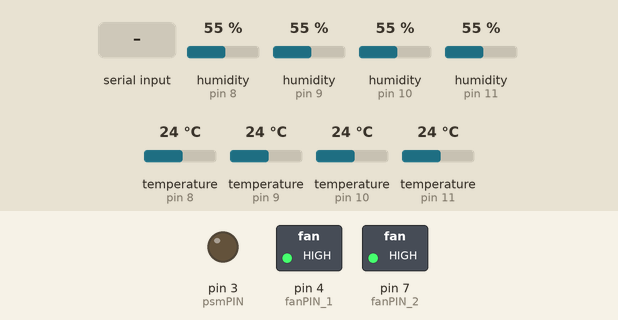
This sketch was run on a simulated Arduino Uno, built with avr-gcc and run on an emulated ATmega328P. On the bench: switched loads named in the sketch (green lamp = pin HIGH), output pins drawn as LEDs (lit = HIGH). The inputs (shaded band) are chosen by the test bench; at power-on: temperature (sensors on pin 11, pin 8, pin 9, pin 10) 24 °C, humidity (sensors on pin 8, pin 9, pin 10, pin 11) 55 %. What the sketch prints to the serial monitor is not drawn.

Above: at 3.2 s.
3.3 s: temperature (sensor on pin 11) set to 29.1 °C
5.5 s: temperature (sensor on pin 11) set to 30 °C
At 9.3 s:
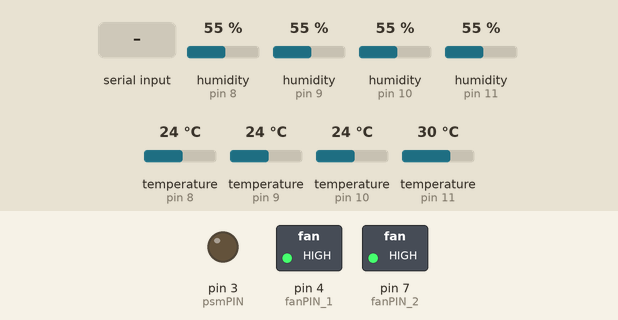
9.6 s: temperature (sensor on pin 11) set to 0.2 °C
11.3 s: temperature (sensor on pin 11) set to 0 °C
At 12.7 s:
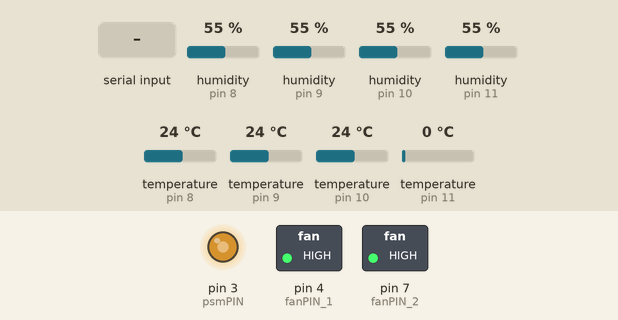
13.6 s: "setpoint:\n" received over Serial
At 15.0 s:
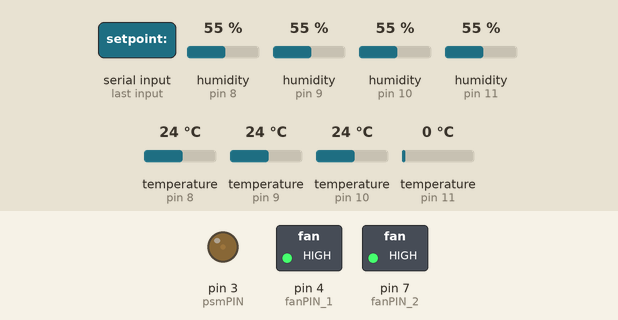
15.6 s: "setpoint:90\n" received over Serial
At 17.3 s:
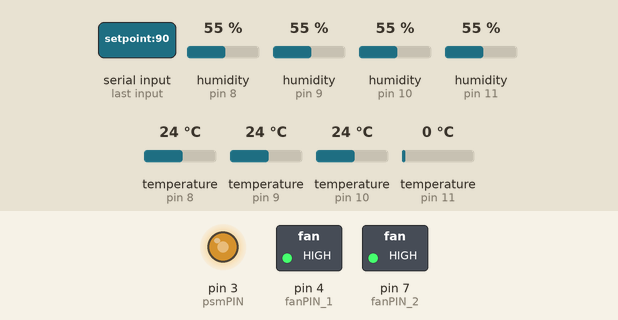
Timing chart, 0 to 18.7 s (numbered marks = the images above; inputs shaded):
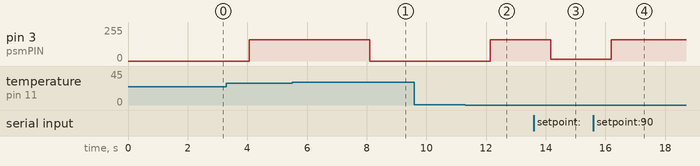

Measured:
- the behaviour switches between 0.1 and 0 °C on temperature (sensor on pin 11) (found by bisection; images 1 and 2)
- after the input at 5.5 s, pin 3 (psmPIN): 160/255 → 0/255 after 2.6 s
- after the input at 9.6 s, every drawn part: stays the same
- after the input at 11.3 s, pin 3 (psmPIN): 0/255 → 160/255 after 0.85 s
- after the input at 13.6 s, pin 3 (psmPIN): 160/255 → 12/255 after 0.57 s
- after the input at 15.6 s, pin 3 (psmPIN): 12/255 → 160/255 after 0.59 s

The sketch:

BiLAB_Heatbox.ino
```cpp
// Libraries
#include <dimmable_light.h>
#include "DHT.h"
#include <PID_v1.h>
#include <SoftwareSerial.h>

// Define PINs
#define zcPIN 2
#define psmPIN 3
#define DHT22_1_PIN 11
#define DHT22_2_PIN 10
#define DHT22_3_PIN 9
#define DHT22_4_PIN 8
#define fanPIN_1 4
#define fanPIN_2 7
#define RX_PIN 12  //might need to change
#define TX_PIN 13 //might need to change

// Initiate objects
DHT dht22_1(DHT22_1_PIN,DHT22);
DHT dht22_2(DHT22_2_PIN,DHT22);
DHT dht22_3(DHT22_3_PIN,DHT22);
DHT dht22_4(DHT22_4_PIN,DHT22);
DimmableLight light(psmPIN);
SoftwareSerial espSerial(RX_PIN, TX_PIN);

// Constants
const unsigned long refreshTime = 2000; //milliseconds
const int dPower_MaxP = 160; // Max output is 255 by default, but its too hot for the box
const double startDiffTemp = 2.5;

// Changing variables
double setPoint = 32;
double dht22_1_t = 0;
double dht22_2_t = 0;
double dht22_3_t = 0;
double dht22_4_t = 0;
double meanTemp = NAN;
unsigned long time = 0;
unsigned long _lastreadtime = 0;
int dPower = 0;
double dPowerdb = 0; //for PID function, needs double type
int fansOutput = LOW;
bool start = true; //usually "true" for max power at start
int chosenSensor = 1; // [1 = DHT22_1, 2 = DHT22_2, 3 = DHT22_3, 4 = DHT22_4, 5 = Mean of all four]
double *defaultSensor = &dht22_1_t; //needs to be changed to specified sensor
double *pTempSensor = defaultSensor;
bool readSuccess_dht22_1_t = true;
bool readSuccess_dht22_2_t = true;
bool readSuccess_dht22_3_t = true;
bool readSuccess_dht22_4_t = true;
bool *pReadSuccess = &readSuccess_dht22_1_t;

// Temperature stabilization startup phase specific variables
bool stabilizeP = false;
const int stabilizeSlopeTime = 32; //seconds between slope maximum same values
const int stabLoops = stabilizeSlopeTime*1000/refreshTime;
double pTempArray[stabLoops];


//PID parameters
double Kp = 55.0;
double Ki = 0.2;
double Kd = 29.1;
PID myPID(pTempSensor, &dPowerdb, &setPoint, Kp, Ki, Kd, DIRECT);

void setup(){

  Serial.begin(115200);
  espSerial.begin(115200);
  Serial.println();
  Serial.print("Initializing DimmableLight library... ");
  DimmableLight::setSyncPin(zcPIN);
  DimmableLight::begin();
  Serial.println("Done!");
  printStartUpText();

  pinMode(fanPIN_1,OUTPUT);
  pinMode(fanPIN_2,OUTPUT);
  digitalWrite(fanPIN_1,HIGH);
  digitalWrite(fanPIN_2,HIGH);
  myPID.SetSampleTime(refreshTime);
  myPID.SetOutputLimits(0, dPower_MaxP);

  delay(refreshTime);
  readTempData(); // call once to avoid first scan error in loop
  myPID.SetMode(AUTOMATIC); //turn the PID on
}

void loop()
{
  if (Serial.available() > 0) {
    String input = Serial.readStringUntil('\n');  // Read the value from serial
    input.trim();

    if (input.startsWith("setpoint:")) {  // Ensure not empty message
      String subInput = input.substring(9);
      subInput.trim();
      double setpointValue = subInput.toDouble();
      setPoint = setpointValue;
    }
    else if (input.startsWith("sensor:")){
      String subInput = input.substring(7);
      subInput.trim();
      int newSensor = subInput.toInt();
      if (newSensor >= 1 && newSensor <= 5){  // 1-4 are individual sensors, 5 is mean
        chosenSensor = newSensor;
        //updateSensorSelection(chosenSensor);
        }
    }
  }
  //Limit refresh rate, 2 sec from DHT22 datasheet
  if (millis() - _lastreadtime >= refreshTime){
    readTempData();

    if(stabilizeP){
      dPowerdb = 0;
      if (pTempArray[stabLoops-1] <= pTempArray[0]){
        stabilizeP = false;
      }
    }

    if(start){
      if(setPoint - *pTempSensor > startDiffTemp){
        startingPhase();
      }
      else{
        start = false;
        stabilizeP = true;
      }
    }

    if(!start && !stabilizeP){
      myPID.Compute();
    }

    dPower = dPowerdb;
    light.setBrightness(dPower);
    printText();
  }
}

double getMeanTemperature() {
    double meanTemp = 0;
    int validSensors = 0;

    // Sum up the temperatures of valid sensors
    if (!isnan(dht22_1_t)) {
        validSensors++;
        meanTemp += dht22_1_t;
    }
    if (!isnan(dht22_2_t)) {
        validSensors++;
        meanTemp += dht22_2_t;
    }
    if (!isnan(dht22_3_t)) {
        validSensors++;
        meanTemp += dht22_3_t;
    }
    if (!isnan(dht22_4_t)) {
        validSensors++;
        meanTemp += dht22_4_t;
    }

    // Calculate the mean only if there are valid sensors
    if (validSensors > 0) {
        meanTemp /= validSensors;
    }
    return meanTemp;
}

void updateSensorSelection(int sensorChoice) {
    switch (sensorChoice) {
        case 1: pTempSensor = &dht22_1_t; break;
        case 2: pTempSensor = &dht22_2_t; break;
        case 3: pTempSensor = &dht22_3_t; break;
        case 4: pTempSensor = &dht22_4_t; break;
        case 5: pTempSensor = &meanTemp; break;
        default: pTempSensor = defaultSensor; break;  // Fallback to default sensor
    }
}


void startingPhase(){
  dPowerdb = dPower_MaxP;
}


void readTempData() {

      //DHT22_1
     dht22_1_t = dht22_1.readTemperature();
     if (isnan(dht22_1_t)) {
        readSuccess_dht22_1_t = false;
        Serial.println(F("Failed to read from DHT22_1 sensor!!"));
      }

      //DHT22_2
     dht22_2_t = dht22_2.readTemperature();
     if (isnan(dht22_2_t)) {
        readSuccess_dht22_2_t = false;
        Serial.println(F("Failed to read from DHT22_2 sensor!!"));
      }

      //DHT22_3
     dht22_3_t = dht22_3.readTemperature();
     if (isnan(dht22_3_t)) {
        readSuccess_dht22_3_t = false;
        Serial.println(F("Failed to read from DHT22_3 sensor!!"));
      }

      //DHT22_4
     dht22_4_t = dht22_4.readTemperature();
     if (isnan(dht22_4_t)) {
        readSuccess_dht22_4_t = false;
        Serial.println(F("Failed to read from DHT22_4 sensor!!"));
      }


    // Mean temperature of all sensors
      meanTemp = getMeanTemperature();

    //TempSensor = dht22_1_t; //needs to be changed for specified sensor
     if (*pReadSuccess){ //needs to be changed for specified sensor
      for (int i = 0; i < stabLoops-1; i++){
        pTempArray[i] = pTempArray[i+1];
       }
       pTempArray[stabLoops-1] = *pTempSensor;
    }
      readSuccess_dht22_1_t = true;
      readSuccess_dht22_2_t = true;
      readSuccess_dht22_3_t = true;
      readSuccess_dht22_4_t = true;


      //time
      time = millis();
      _lastreadtime = time;
}

void printStartUpText(){
    Serial.println("Initialize temperature sensors...");
  dht22_1.begin();
  dht22_2.begin();
  dht22_3.begin();
  dht22_4.begin();
  Serial.println("Done!");
  Serial.print("DHT22 Heat Dim Test: Temperature setpoint at\t");
  Serial.print(setPoint);
  Serial.print("\t");
  Serial.print("degrees\t");
  Serial.print("PID reference sensor(s)\t");
  Serial.print(chosenSensor);
  Serial.println();
  Serial.print("pid values:\t");
  Serial.print(Kp);
  Serial.print("\t");
  Serial.print(Ki);
  Serial.print("\t");
  Serial.print(Kd);
  Serial.print("\t");
  Serial.print("Stabilize Temperature Difference:");
  Serial.print("\t");
  Serial.print(startDiffTemp);
  Serial.println();
  Serial.println("Clear sensor data...");
  espSerial.println("Initializing espSerial");
  espSerial.println("Clear sensor data...");
  Serial.println("Wait a few seconds for text to start updating...");
}
void printText(){
  String dataString = "Dim Power:\t" + String(dPower) +
                      "\tDHT22_1:\t" + String(dht22_1_t, 1) +
                      "\tDHT22_2:\t" + String(dht22_2_t, 1) +
                      "\tDHT22_3:\t" + String(dht22_3_t, 1) +
                      "\tDHT22_4:\t" + String(dht22_4_t, 1) +
                      "\tTime (ms):\t" + String(time) +
                      "\t" + String(setPoint) +
                      "\tChosen sensor:\t" + String(chosenSensor) +
                      "\tMean temp:\t" + String(meanTemp, 1);

    Serial.println(dataString);
    espSerial.println(dataString);
  }
```
